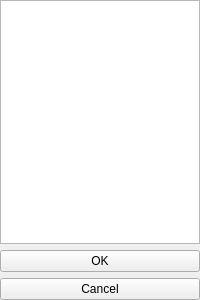
<?xml version="1.0" encoding="UTF-8"?>
<ui version="4.0">
 <class>ControlQueryField</class>
 <widget class="QWidget" name="ControlQueryField">
  <property name="geometry">
   <rect>
    <x>0</x>
    <y>0</y>
    <width>200</width>
    <height>300</height>
   </rect>
  </property>
  <property name="windowTitle">
   <string>Select fields to query</string>
  </property>
  <layout class="QVBoxLayout" name="verticalLayout">
   <property name="leftMargin">
    <number>0</number>
   </property>
   <property name="topMargin">
    <number>0</number>
   </property>
   <property name="rightMargin">
    <number>0</number>
   </property>
   <property name="bottomMargin">
    <number>0</number>
   </property>
   <item>
    <widget class="QTableView" name="viewFieldList">
     <property name="horizontalScrollBarPolicy">
      <enum>Qt::ScrollBarAlwaysOff</enum>
     </property>
     <property name="editTriggers">
      <set>QAbstractItemView::NoEditTriggers</set>
     </property>
     <property name="showGrid">
      <bool>false</bool>
     </property>
     <property name="gridStyle">
      <enum>Qt::NoPen</enum>
     </property>
     <attribute name="horizontalHeaderVisible">
      <bool>false</bool>
     </attribute>
     <attribute name="verticalHeaderVisible">
      <bool>false</bool>
     </attribute>
    </widget>
   </item>
   <item>
    <widget class="QPushButton" name="buttonOK">
     <property name="text">
      <string>OK</string>
     </property>
    </widget>
   </item>
   <item>
    <widget class="QPushButton" name="buttonCancel">
     <property name="text">
      <string>Cancel</string>
     </property>
    </widget>
   </item>
  </layout>
 </widget>
 <resources/>
 <connections/>
</ui>
